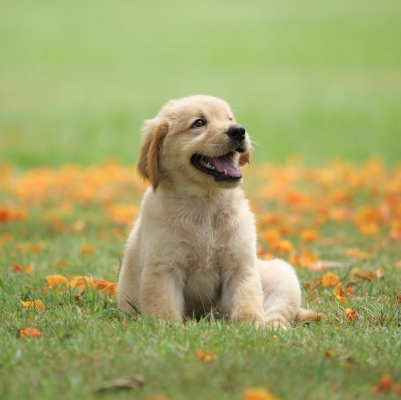
#> input picture Computer_Vision/images/dog.jpg, 401 x 400 px
$ jupyter execute '2. ColorMaps.ipynb'
#> lines starting #> are read from the running program, lines starting #| are printed output that depends on the picture
[cell 1]
import cv2
import matplotlib.pyplot as plt

[cell 2]
img = cv2.imread('images/dog.jpg', 0)
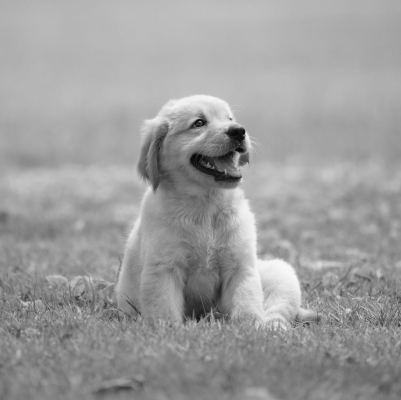
#> img: shape (400, 401); min 8, max 249, mean 156.9

[cell 3]
plt.figure(figsize=(10, 5))
plt.subplot(1, 2, 1)
plt.imshow(img, cmap='gray')
plt.subplot(1, 2, 2)
plt.imshow(img, cmap='Greys')
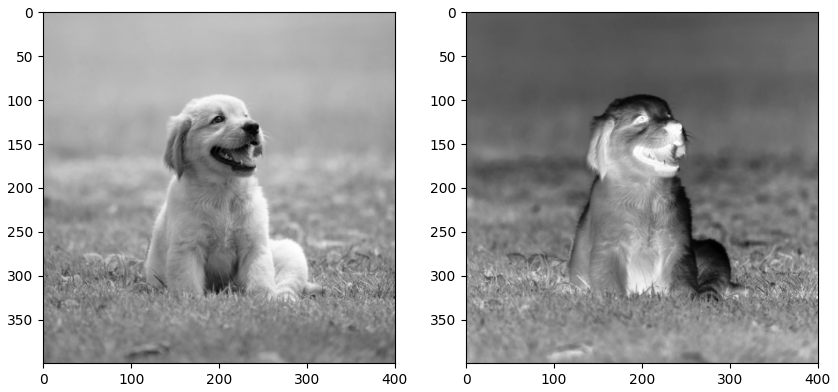
#> figure drawn by matplotlib, 2 panels

[cell 4]
orig_map = plt.colormaps['Greys'].reversed()

# Plotting the comparison
plt.figure(figsize=(10, 5))
plt.subplot(1, 2, 1)
plt.imshow(img, cmap='gray')      # Standard grayscale
plt.subplot(1, 2, 2)
plt.imshow(img, cmap=orig_map)    # Reversed grayscale (negative image)
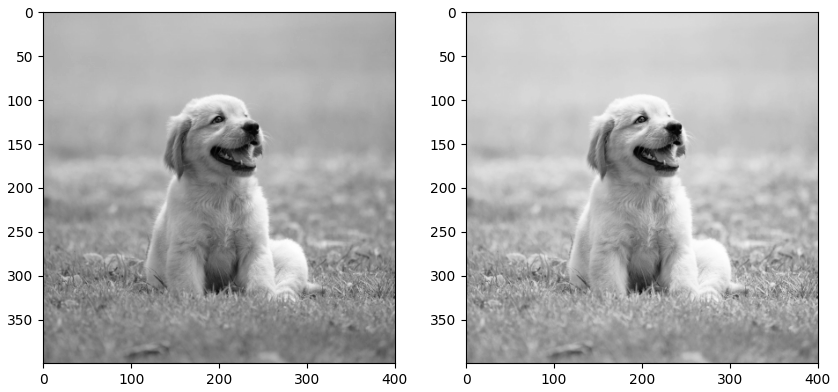
#> figure drawn by matplotlib, 2 panels

[cell 5]
plt.figure(figsize=(16, 16))
plt.subplot(441)
plt.imshow(img, cmap=plt.colormaps['Greys'].reversed()); plt.title('Greys')
plt.subplot(442)
plt.imshow(img, cmap=plt.colormaps['Blues'].reversed()); plt.title('Blues')
plt.subplot(443)
plt.imshow(img, cmap=plt.colormaps['Reds'].reversed()); plt.title('Reds')
plt.subplot(444)
plt.imshow(img, cmap=plt.colormaps['Greens'].reversed()); plt.title('Greens')
plt.figure(figsize=(16, 16))
plt.subplot(445)
plt.imshow(img, cmap=plt.colormaps['Purples'].reversed()); plt.title('Purples')
plt.subplot(446)
plt.imshow(img, cmap=plt.colormaps['Oranges'].reversed()); plt.title('Oranges')
plt.subplot(447)
plt.imshow(img, cmap=plt.colormaps['PuRd'].reversed()); plt.title('PuRd')
plt.subplot(448)
plt.imshow(img, cmap=plt.colormaps['BuPu'].reversed()); plt.title('BuPu')
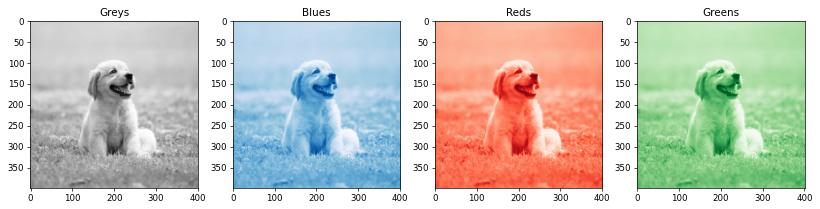
#> figure drawn by matplotlib, 4 panels

#### Diverging ColorMaps

[cell 6]
plt.figure(figsize=(16,16))
plt.subplot(441)
plt.imshow(img, cmap='PiYG'); plt.title('PiYG')
plt.subplot(442)
plt.imshow(img, cmap=plt.colormaps['PRGn'].reversed()); plt.title('PRGn')
plt.subplot(443)
plt.imshow(img, cmap=plt.colormaps['BrBG'].reversed()); plt.title('BrBG')
plt.subplot(444)
plt.imshow(img, cmap=plt.colormaps['PuOr'].reversed()); plt.title('PuOr')
plt.subplot(445)
plt.imshow(img, cmap=plt.colormaps['RdGy'].reversed()); plt.title('RdGy')
plt.subplot(446)
plt.imshow(img, cmap=plt.colormaps['coolwarm'].reversed()); plt.title('coolwarm')
plt.subplot(447)
plt.imshow(img, cmap=plt.colormaps['Spectral'].reversed()); plt.title('Spectral')
plt.subplot(448)
plt.imshow(img, cmap=plt.colormaps['bwr'].reversed()); plt.title('bwr')

#### Cyclic ColorMaps

[cell 7]
plt.figure(figsize=(16, 16))
plt.subplot(441)
plt.imshow(img, cmap='twilight'); plt.title('twilight')
plt.subplot(442)
plt.imshow(img, cmap='twilight_shifted'); plt.title('twilight_shifted')
plt.subplot(443)
plt.imshow(img, cmap='hsv'); plt.title('hsv')
plt.subplot(444)
plt.imshow(img, cmap='viridis'); plt.title('viridis')

$ run again, with Computer_Vision/images/buildings.jpg copied over Computer_Vision/images/dog.jpg
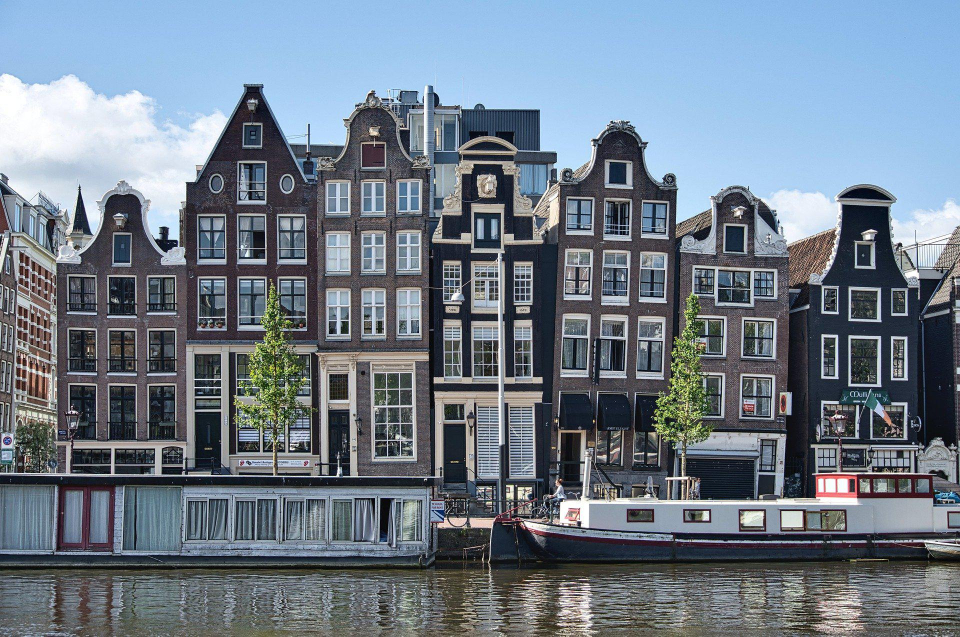
#> input picture Computer_Vision/images/buildings.jpg, 1920 x 1273 px (shown at 1/2 size)
#> `img = cv2.imread('images/dog.jpg', 0)`:
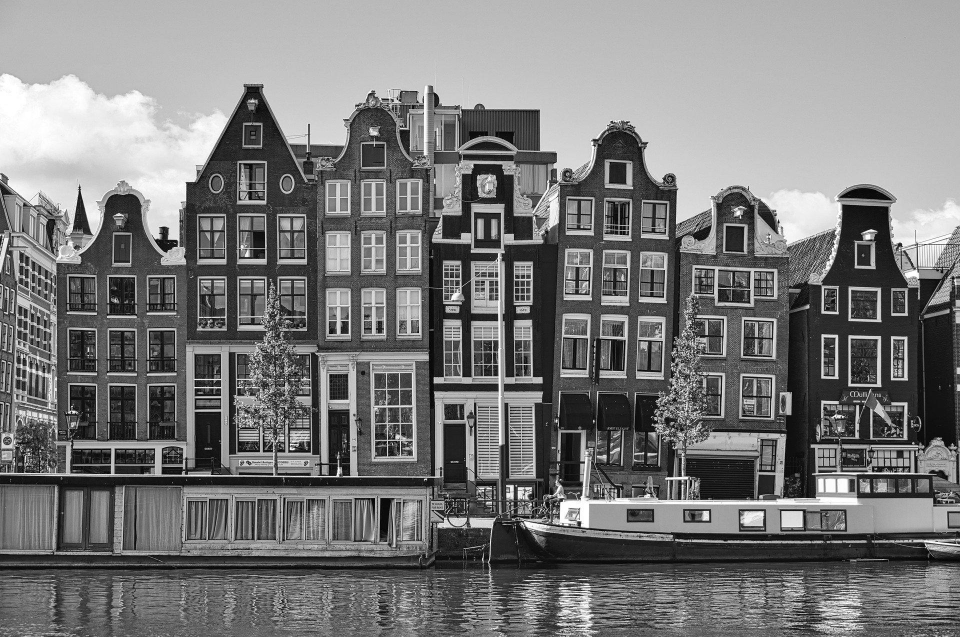
#> img: shape (1273, 1920) (shown at 1/2 size); min 0, max 255, mean 121.8
#> `[cell 5] plt.figure(figsize=(16, 16)) plt.subplot(441) plt.imshow(img,..`:
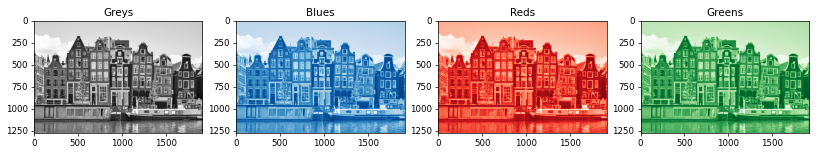
#> figure drawn by matplotlib, 4 panels
